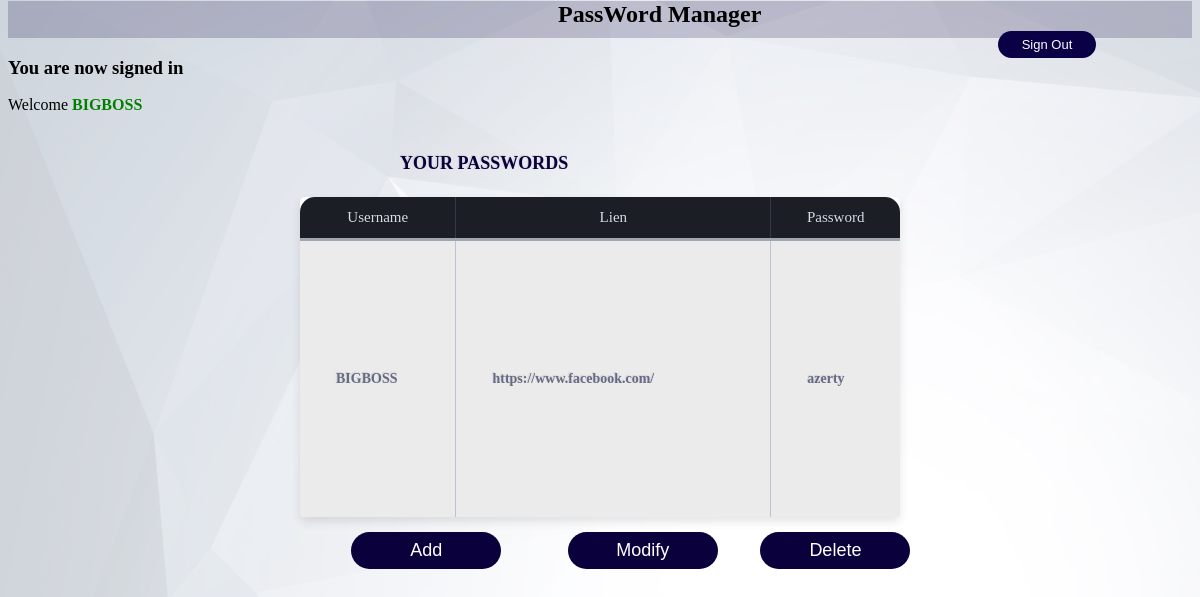
/index.php (signed in), run on an earlier commit of the app's database.
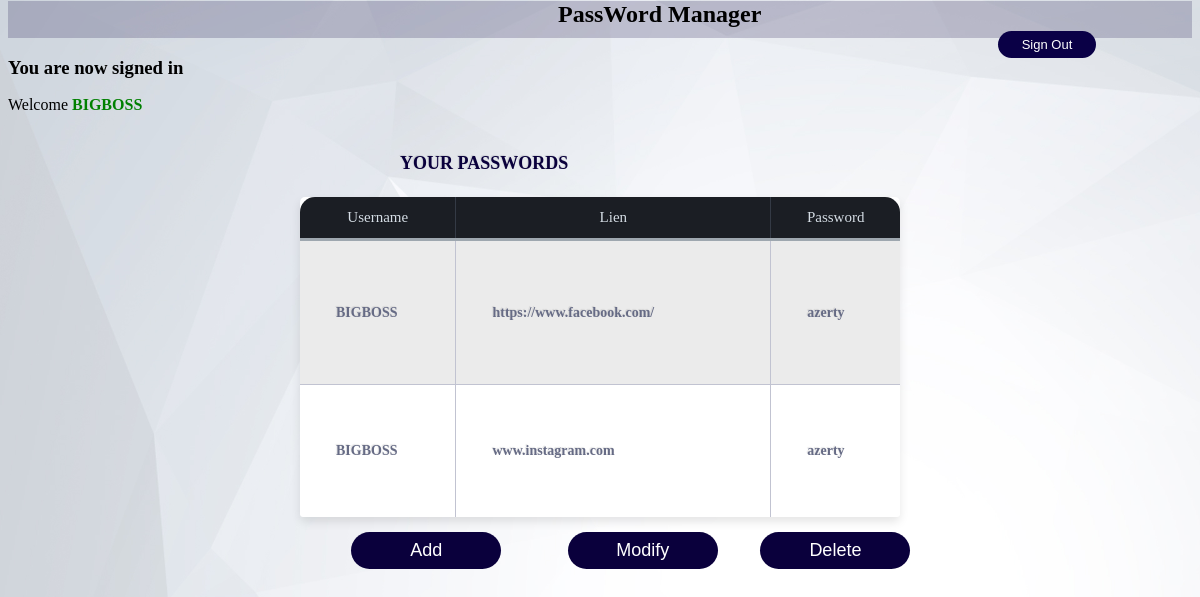
And on a later commit of the database.
### tables this page shows
CREATE TABLE `password` (
  `id_p` int(11) NOT NULL,
  `lien` text NOT NULL,
  `username` varchar(15) NOT NULL,
  `pssw` varchar(15) NOT NULL,
  `id_au` int(15) NOT NULL
);

### index.php (the view, shortened to what this page needs)
<!DOCTYPE html>
<html>
<head>
	<link href="css/style.css" rel="stylesheet">
</head>
<body style="background-image: url('img/11.jpg'); background-size: cover;">
   <div id="brr">
				<p style="margin-left: 550px;"><strong>PassWord Manager</strong>
				    <a href="index.php?logout='1'">
		                <button style="margin-left: 440px;" class="butt">
		                 <span>
		                  Sign Out
		                 </span>
		                </button>
		              </a>
		              </p>
		    </div>
	<div>
		<?php if (isset($_SESSION['success'])) : ?>
			<div>
				<h3>
					<?php
						echo $_SESSION['success'];
					?>
				</h3>
			</div>
		<?php endif ?>
		<?php  if (isset($_SESSION['user'])) : ?>
			<p id="mssgIndexWelcm"> Welcome <strong id="usr"><?php echo $_SESSION['user']; ?></strong></p>
		<?php endif ?>
	</div>
        <?php
            $servername = "localhost";
			  $userSer = "root";
			  $pwdSer = "";
              $dbname = "passman";
              $sp = "&nbsp;&nbsp;&nbsp;&nbsp;&nbsp;&nbsp;&nbsp;&nbsp;&nbsp;&nbsp;";
		  				$con = mysqli_connect($servername, $userSer, $pwdSer);
						mysqli_select_db($con, $dbname);
                 $id = $_SESSION['user'];
                 $query = "SELECT lien, username, pssw FROM password WHERE username = '$id'" ;
			     $result = mysqli_query($con, $query);
				       echo '<div class="table-title">';
		                echo '<h3>Your Passwords</h3>';
		                 echo '</div>';
                          echo '<table class="table-fill">';
                           echo '<thead>';
					        echo '<tr>';
					         echo '<th class="text-left">Username</th>';
					         echo '<th class="text-left">Lien</th>';
					         echo '<th class="text-left">Password</th>';
					        echo '</tr>';
					       echo '</thead>';
					       echo '<tbody class="table-hover">';
                  while ($rows = mysqli_fetch_array($result)){
                  	         echo '<tr>';
                            echo '<td>'.$sp.$rows['username'].'</td>';
                            echo '<td>'.$sp.$rows['lien'].'</td>';
                            echo '<td>'.$sp.$rows['pssw'].'</td>';
                             echo '</tr>';
                             }
                       echo '</tbody>';
                       echo '</table>';
         ?>
  <button class="buttADD">
  	<span>
  		Add
  	</span>
  </button>
  <button class="buttMOD">
  	<span>
  		Modify
  	</span>
  </button>
  <button class="buttDEL">
  	<span>
  		Delete
  	</span>
  </button>
</body>
</html>

### css/style.css (style rules this page uses)
body { background-image: url('11.jpg'); font-family: Century Gothic; font-size: 16px; font-weight: 400; text-rendering: optimizeLegibility; }
div.table-title { display: block; margin: auto; max-width: 400px; padding:5px; width: 100%; }
.table-title h3 { color: rgb(10, 0, 60); font-size: 18px; font-weight: 600; font-style:normal; font-family: Century Gothic; text-shadow: -1px -1px 1px rgba(0, 0, 0, 0.1); text-transform:uppercase; }
.table-fill { background: white; border-radius: 5px; border-collapse: collapse; height: 320px; margin: auto; max-width: 600px; padding: 5px; width: 100%; box-shadow: 0 5px 10px rgba(0, 0, 0, 0.1); animation: float 5s infinite; }
th { color:#D5DDE5;; background:#1b1e24; border-bottom:3px solid #9ea7af; border-right: 1px solid #343a45; font-size: 15px; font-weight: 100; padding: 12px; text-align: left; text-shadow: 0 1px 1px rgba(0, 0, 0, 0.1); vertical-align: middle; }
th:first-child { border-top-left-radius:15px; }
th:last-child { border-top-right-radius:15px; border-right:none; }
tr { border-top: 1px solid #C1C3D1; border-bottom: 1px solid #C1C3D1; color:#666B85; font-size: 12px; font-weight:normal; text-shadow: 0 1px 1px rgba(250, 250, 250, 0.1); }
tr:first-child { border-top:none; }
tr:last-child { border-bottom:none; }
tr:nth-child(odd) td { background:#EBEBEB; }
tr:last-child td:first-child { border-bottom-left-radius:3px; }
tr:last-child td:last-child { border-bottom-right-radius:3px; }
td { background: #FFFFFF; padding: 1px; text-align: left; vertical-align: middle; font-weight: 700; font-size: 14px; text-shadow: -1px -1px 1px rgba(0, 0, 0, 0.1); border-right: 1px solid #C1C3D1; }
td:last-child { border-right: 0px; }
th.text-left { text-align: center; }
.buttADD { border-radius: 20px; background-color: rgb(10, 0, 60); border: none; color: #FFFFFF; text-align: center; font-size: 18px; padding: 8px; width: 150px; transition: all 0.5s; cursor: pointer; margin: 15px; margin-left: 29%; }
.buttADD span { cursor: pointer; display: inline-block; position: relative; transition: 0.5s; }
.buttADD span:after { content: '\00bb'; position: absolute; opacity: 0; top: 0; right: -20px; transition: 0.5s; }
.buttDEL { border-radius: 20px; background-color: rgb(10, 0, 60); border: none; color: #FFFFFF; text-align: center; font-size: 18px; padding: 8px; width: 150px; transition: all 0.5s; cursor: pointer; margin: 15px; margin-left: 2%; }
.buttDEL span { cursor: pointer; display: inline-block; position: relative; transition: 0.5s; }
.buttDEL span:after { content: '\00bb'; position: absolute; opacity: 0; top: 0; right: -20px; transition: 0.5s; }
.buttMOD { border-radius: 20px; background-color: rgb(10, 0, 60); border: none; color: #FFFFFF; text-align: center; font-size: 18px; padding: 8px; width: 150px; transition: all 0.5s; cursor: pointer; margin: 15px; margin-left:4%; }
.buttMOD span { cursor: pointer; display: inline-block; position: relative; transition: 0.5s; }
.buttMOD span:after { content: '\00bb'; position: absolute; opacity: 0; top: 0; right: -20px; transition: 0.5s; }

### css/process-style.php (style rules this page uses)
.butt { border-radius: 20px; background-color: rgb(10, 0, 70); border: none; color: #FFFFFF; text-align: center; font-size: 13px; padding: 6px; width: 98px; transition: all 0.5s; cursor: pointer; margin: 1px; margin-top: -280px; }
.butt span { cursor: pointer; display: inline-block; position: relative; transition: 0.5s; }
.butt span:after { content: '\00bb'; position: absolute; opacity: 0; top: 0; right: -20px; transition: 0.5s; }
#brr { font-family: Century Gothic; font-size: 24px; background: rgba(10, 0, 60, 0.2); margin-top: -23px; height: 37px; }
#mssgIndexWelcm { margin-top: -1px; font-family: Century Gothic; }
#usr { color: green; }

What changed in the data, as far as the page shows it:
added password: username "BIGBOSS", lien "www.instagram.com", pssw "azerty"
